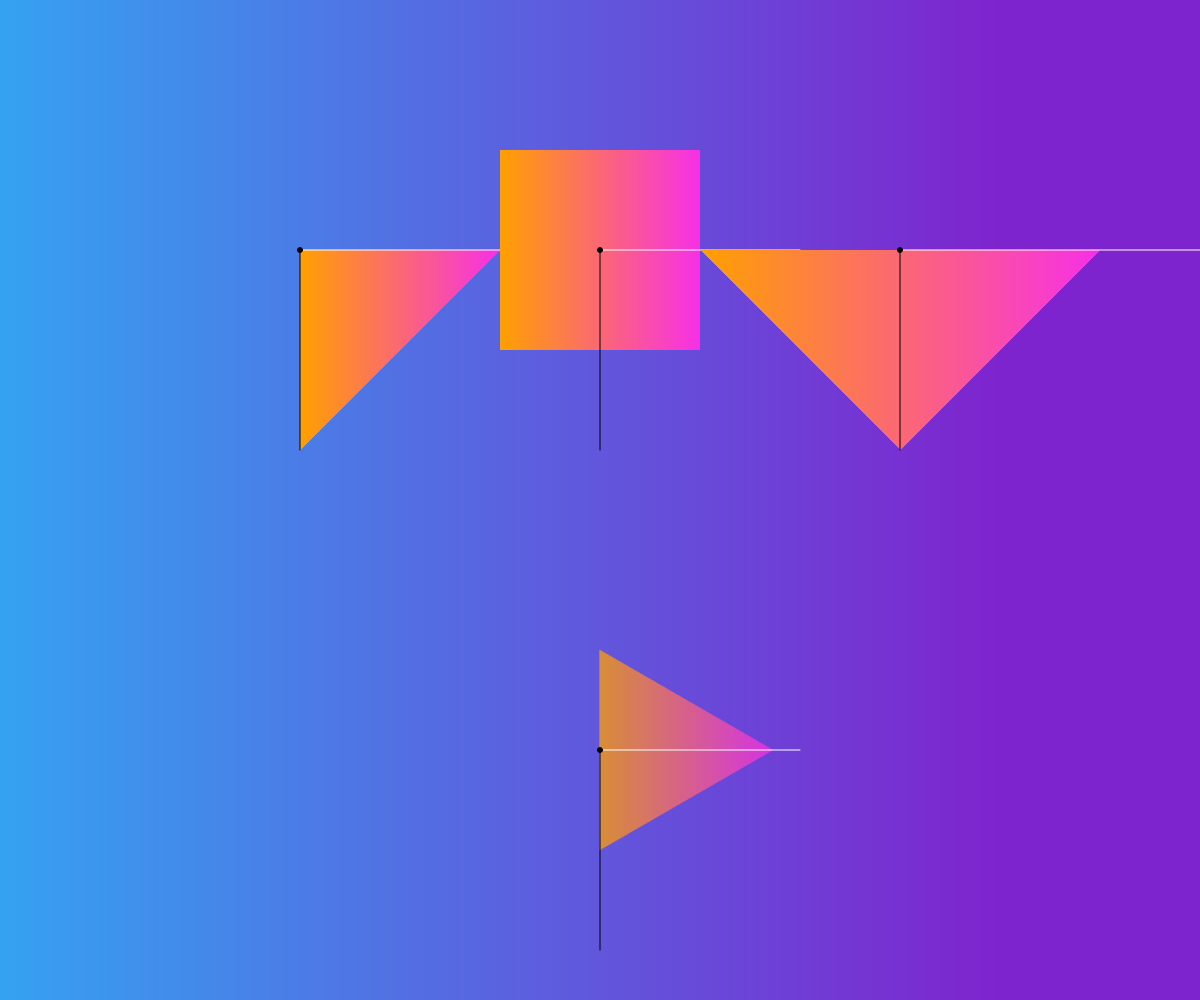
Frame 1 (no input)
Frame 60 (no input): identical to frame 1, image omitted
Frame 120 (the mouse pressed at the canvas centre since frame 60): identical to frame 1, image omitted

The p5.js sketch that drew this single still picture (run headless with seeded random() and noise() and a simulated clock; from frame 60 on, the mouse is pressed at the canvas centre):

// p5.js sketch
// ── sketch.js
function setup() {
    createCanvas(innerWidth,innerHeight);
    console.log("InnerWidth: " + innerWidth);
    console.log("InnerHeight: " + innerHeight);
}

function draw() {
	// Draw the gradient background
    gradientBackground('#35a2f1', '#7e24ce');

    drawTriangle(innerWidth/4, innerHeight/4, 200, 200, 0, hexWithAlpha('#ffa000', 1), hexWithAlpha('#f72fe8', 1));

    drawSquare(innerWidth/2, innerHeight/4, 200, 0, hexWithAlpha('#ffa000', 1), hexWithAlpha('#f72fe8', 1));

    drawNewTriangle((innerWidth/4)*3, innerHeight/4, 400, 200, 0, hexWithAlpha('#ffa000', 1), hexWithAlpha('#f72fe8', 1));

    drawEqualTriangle(innerWidth/2, (innerHeight/4)*3, 200, 0, hexWithAlpha('#ffa000', 1), hexWithAlpha('#f72fe8', 1));
}

function gradientBackground(from, to) {
	for(var i = 0; i < innerWidth; i++) {
        noStroke();
        fill(lerpColor(color(from), color(to), (i/innerHeight)));
        rectMode(CORNER);
        rect(i, 0, 1, innerHeight);
    }
}

function drawSquare(xCoord, yCoord, size, rotationAngle, from, to) {
	push();
	translate(xCoord, yCoord);
	angleMode(DEGREES);
	rotate(rotationAngle);
	for(var i = 0; i < size; i++) {
        noStroke();
        fill(lerpColor(color(from), color(to), (i/size)));
        rectMode(CORNER);
        rect(i-(size/2), 0-(size/2), 1, size);
    }

    // Draw axis
    stroke(255);
    line(0, 0, size, 0);
    stroke(0);
    line(0, 0, 0, size);
    fill(0);
    ellipse(0, 0, 5, 5);

	pop();
}

function drawTriangle(xCoord, yCoord, lengthSideA, lengthSideB, rotationAngle, from, to) {
    push();
    translate(xCoord, yCoord);
    angleMode(DEGREES);
    rotate(rotationAngle);
    for(var i = 0; i < lengthSideA; i++) {
        noStroke();
        rectMode(CORNER);
        fill(lerpColor(color(from), color(to), i/lengthSideA));
        rect(i, 0, 1, lengthSideB-(map(i, 0, lengthSideA, 0, lengthSideB)));
    }

    // Draw axis
    stroke(255);
    line(0, 0, lengthSideA, 0);
    stroke(0);
    line(0, 0, 0, lengthSideB);
    fill(0);
    ellipse(0, 0, 5, 5);

    pop();
}

function drawEqualTriangle(xCoord, yCoord, sideLength, rotationAngle, from, to) {
    push();
    translate(xCoord, yCoord);
    angleMode(DEGREES);
    rotate(rotationAngle);
    var lengthSideB = (sideLength*sqrt(3))/2;
    for(var i = 0; i < lengthSideB; i++) {
        noStroke();
        rectMode(CENTER);
        fill(lerpColor(color(from), color(to), i/lengthSideB));
        rect(i, 0, 1, (map(i, 0, lengthSideB, sideLength, 0)));
    }

    // Draw axis
    stroke(255);
    line(0, 0, sideLength, 0);
    stroke(0);
    line(0, 0, 0, sideLength);
    fill(0);
    ellipse(0, 0, 5, 5);

    pop();
}

function drawNewTriangle(xCoord, yCoord, triangleLength, triangleHeight, rotationAngle, from, to) {
    push();
    translate(xCoord, yCoord);
    angleMode(DEGREES);
    rotate(rotationAngle);
    for(var i = 0; i < triangleLength; i++) {
        noStroke();
        rectMode(CORNER);
        fill(lerpColor(color(from), color(to), i/triangleLength));
        if(i < triangleLength/2) {
            rect(i-triangleLength/2, 0, 1, (map(i, 0, triangleLength, 0, triangleHeight*2)));
        } else {
            rect(i-triangleLength/2, 0, 1, (map(i, 0, triangleLength, triangleHeight*2, 0)));
        }
    }

    // Draw axis
    stroke(255);
    line(0, 0, triangleLength, 0);
    stroke(0);
    line(0, 0, 0, triangleHeight);
    fill(0);
    ellipse(0, 0, 5, 5);

    pop();
}

function hexWithAlpha(hex, alpha) {
	var r = parseInt(hex.slice(1, 3), 16),
		g = parseInt(hex.slice(3, 5), 16),
		b = parseInt(hex.slice(5, 7), 16);

	if(alpha) {
		return "rgba(" + r + ", " + g + ", " + b + ", " + alpha + ")";
	} else {
		return "rgb(" + r + ", " + g + ", " + b + ")";
	}
}
